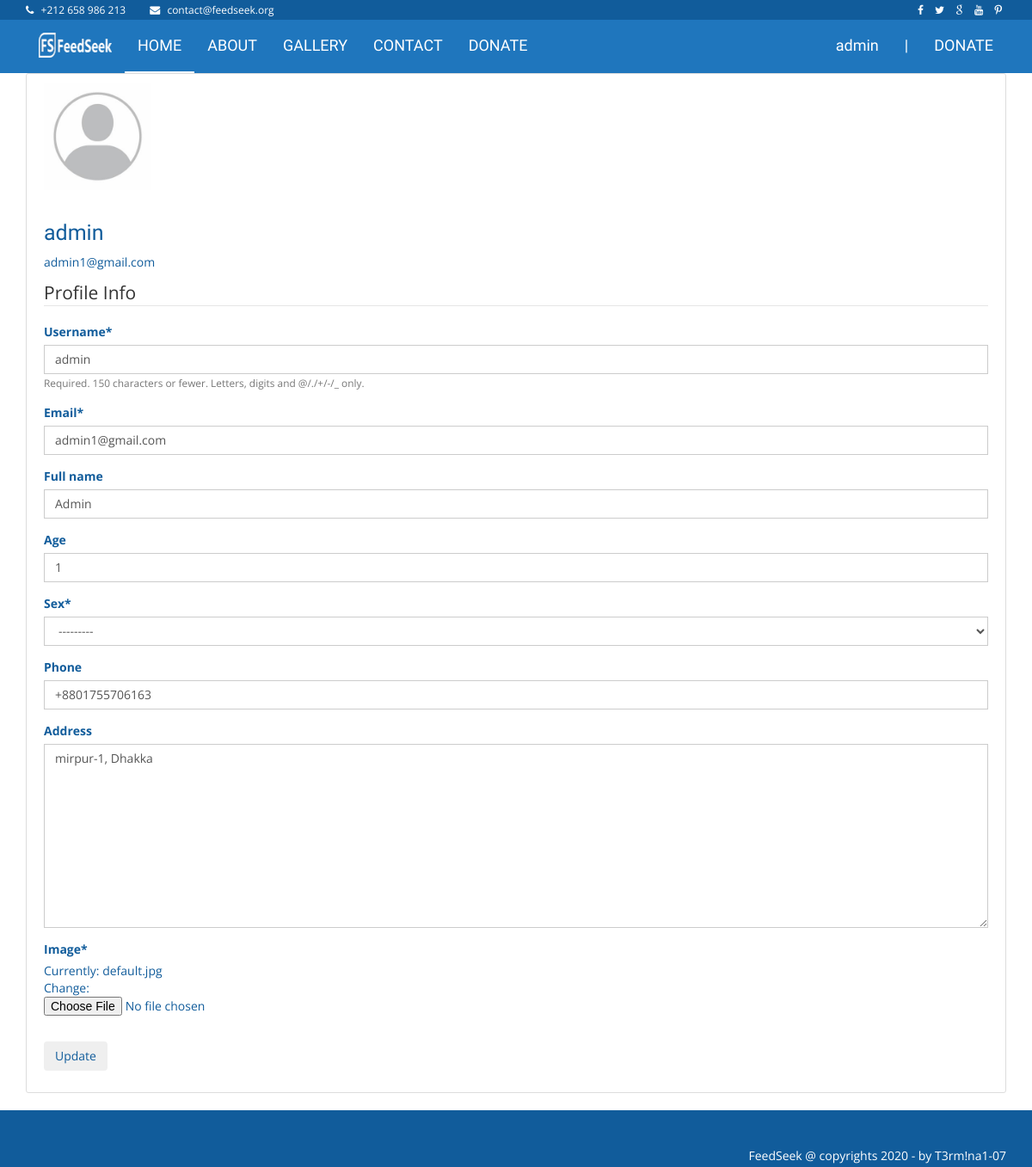
Page /profile_update/ (signed in) on the committed database.
### users/models.py (models this page shows, shortened)
class Profile(models.Model):
    SEX_CHOICES = (
        ('Female', 'Female',),
        ('Male', 'Male',),
        ('Unsure', 'Unsure',),
    )
    user = models.OneToOneField(User, on_delete=models.CASCADE)
    image = models.ImageField(default='default.jpg', upload_to='profile_pics')
    full_name = models.CharField(max_length=150, blank=True)
    age = models.IntegerField(null=True,blank=True)
    sex = models.CharField(max_length=6,choices=SEX_CHOICES)
    phone = PhoneNumberField(blank=True)
    address = models.TextField(max_length=30, blank=True)

### users/views.py (the view)
# urls.py: path('profile', user_views.profileView, name='profile'),
@login_required
def profile(request):
    if request.method == 'POST':
        u_form = UserUpdateForm(request.POST, instance=request.user)
        p_form = ProfileUpdateForm(request.POST,
                                   request.FILES,
                                   instance=request.user.profile)
        if u_form.is_valid() and p_form.is_valid():
            u_form.save()
            p_form.save()
            messages.success(request, f'Your account has been updated!')
            return redirect('profile')
    else:
        u_form = UserUpdateForm(instance=request.user)
        p_form = ProfileUpdateForm(instance=request.user.profile)
    context = {
        'u_form': u_form,
        'p_form': p_form
    }
    return render(request, 'users/profile_update.html', context)

### users/forms.py
class UserUpdateForm(forms.ModelForm):
    email = forms.EmailField()
    class Meta:
        model = User
        fields = ['username', 'email']

class ProfileUpdateForm(forms.ModelForm):
    phone = PhoneNumberField()
    class Meta:
        model = Profile
        fields = ['full_name', 'age','sex','phone','address', 'image' ]

### users/templates/users/profile_update.html (shortened to what this page needs)
{% extends "pages/base.html" %}
{% load crispy_forms_tags %}
{% block content %}
<div class="content-section">
  <div class="media">
    <img class="rounded-circle account-img" alt="100x100" src="{{ user.profile.image.url }}">
    <div class="media-body">
      <h2 class="account-heading">{{ user.username }}</h2>
      <p class="text-secondary">{{ user.email }}</p>
    </div>
  </div>
  <form method="POST" enctype="multipart/form-data">
    <fieldset class="form-group">
      <legend class="border-bottom mb-4">Profile Info</legend>
      {{ u_form|crispy }}
      {{ p_form|crispy }}
    </fieldset>
    <div class="form-group">
      <button class="btn btn-outline-info" type="submit">Update</button>
    </div>
  </form>
</div>
{% endblock content %}

### pages/templates/pages/base.html (shortened to what this page needs)
{% load static %}
<!DOCTYPE html>
<html class="no-js">
<head>
    <link rel="stylesheet" href="{% static 'website/css/bootstrap.min.css'%}">
    <link rel="stylesheet" href="{% static 'website/css/font-awesome.min.css'%}">
    <link rel="stylesheet" href="{% static 'website/css/prettyPhoto.css'%}">
    <link rel="stylesheet" href="{% static 'website/css/owl.carousel.css'%}">
    <link rel="stylesheet" href="{% static 'website/css/style.css'%}">
    <link rel="stylesheet" href="{% static 'users/main.css'%}">
</head>
<body>
    <header class="main-header">
        <nav class="navbar navbar-static-top">
            <div class="navbar-top">
                <div class="container">
                    <div class="row">
                        <div class="col-sm-6 col-xs-12">
                            <ul class="list-unstyled list-inline header-contact">
                                <li> <i class="fa fa-phone"></i> <a href="tel:">+212 658 986 213 </a> </li>
                                <li> <i class="fa fa-envelope"></i> <a
                                        href="mailto:contact@feedseek.org">contact@feedseek.org</a> </li>
                            </ul>
                        </div>
                        <div class="col-sm-6 col-xs-12 text-right">
                            <ul class="list-unstyled list-inline header-social">
                                <li> <a href="#"> <i class="fa fa-facebook"></i> </a> </li>
                                <li> <a href="#"> <i class="fa fa-twitter"></i> </a> </li>
                                <li> <a href="#"> <i class="fa fa-google"></i> </a> </li>
                                <li> <a href="#"> <i class="fa fa-youtube"></i> </a> </li>
                                <li> <a href="#"> <i class="fa fa fa-pinterest-p"></i> </a> </li>
                            </ul>
                        </div>
                    </div>
                </div>
            </div>
            <div class="navbar-main">
                <div class="container">
                    <div class="navbar-header">
                        <a class="navbar-brand" href="{% url 'index'%}"><img
                                src="{% static 'website/images/Flogo.png'%}" alt=""></a>
                    </div>
                    <div id="navbar" class="navbar-collapse collapse pull-left">
                        <ul class="nav navbar-nav">
                            {% if user.is_authenticated %}
                            <li><a class="is-active" href="{% url 'home'%}">HOME</a></li>
                            <li><a href="{% url 'about'%}">ABOUT</a></li>
                            <li><a href="{% url 'gallery'%}">GALLERY</a></li>
                            <li><a href="{% url 'contact'%}">CONTACT</a></li>
                            <li><a href="{% url 'post-create' %}">DONATE</a></li>
                            {% else %}
                            <li><a class="is-active" href="{% url 'index'%}">HOME</a></li>
                            <li><a href="{% url 'about'%}">ABOUT</a></li>
                            <li><a href="{% url 'gallery'%}">GALLERY</a></li>
                            <li><a href="{% url 'contact'%}">CONTACT</a></li>
                            <li><a href="{% url 'post-create' %}">DONATE</a></li>
                            {% endif %}
                        </ul>
                    </div>
                    <div id="navbar" class="navbar-collapse collapse pull-right">
                        <ul class="nav navbar-nav">
                            {% if user.is_authenticated %}
                            <li class="has-child"><a href="#">
                            {{ user.username }}</a>
                            </li>
                            <li><a class="navbar-brand">|</a></li>
                            <li><a href="{% url 'post-create' %}">DONATE</a></li>
                            {% else %}</li>
                            <li><a href="{% url 'login' %}">LOG IN</a></li>
                            <li><a class="navbar-brand">|</a></li>
                            <li><a href="{% url 'register' %}">SIGN UP</a></li>
                            {% endif %}
                        </ul>
                    </div>
                </div>
            </div>
        </nav>
    </header>
    <div class="container">
        <div class="col-md-8">
        </div>
        {% block content %}{% endblock %}
    </div>
    <footer class="main-footer">
        <div class="footer-top">
        </div>
        <div class="footer-bottom">
            <div class="container text-right">
                FeedSeek @ copyrights 2020 - by <a href="#" target="_blank">T3rm!na1-07</a>
            </div>
        </div>
    </footer>
</body>
</html>

### static/website/css/style.css (style rules this page uses)
body { font-family: "Open sans", sans-serif; color: #115c9b; }
h1, h2, h3, h4 { font-family: "Dosis", sans-serif; }
a { color: inherit; }
.navbar-static-top { margin: 0; border: 0; color: #fff; }
.navbar-top { background: #115c9b; font-size: 12px; padding: 3px 0; }
.navbar-top .list-inline { margin-bottom: 0; }
.navbar-top .header-contact li { margin-right: 15px; }
.navbar-top .header-contact li .fa { margin-right: 5px; }
.navbar-main { margin-bottom: 0; color: #fff; background: #1f76bd; }
.navbar-main .navbar-brand { border-bottom: none !important; }
.navbar-main a:hover, .navbar-main a:active, .navbar-main a:focus, .navbar-main a.is-active { background: none !important; color: inherit; border-bottom: 2px solid #fff; }
.navbar-main li a { font-family: "Dosis", sans-serif; font-size: 18px; padding: 20px 15px; border-bottom: 2px solid transparent; }
.footer-top { background: #115c9b; height: 40px; }
.main-footer { background: #1f76bd; color: #fff; }
.footer-bottom { background: #115c9b; padding: 3px; }
.form-control { border-radius: 0; box-shadow: none; }

### static/users/main.css (style rules this page uses)
.content-section { background: #ffffff; padding: 10px 20px; border: 1px solid #dddddd; border-radius: 3px; margin-bottom: 20px; }
.account-img { height: 125px; width: 125px; margin-right: 20px; margin-bottom: 16px; }
.account-heading { font-size: 2.5rem; }

### rows in the picture
Profile: full_name "Admin", age "1", sex "---------", phone "+8801755706163", address "mirpur-1, Dhakka"

### other values in the picture
{{ user.username }} "admin"
{{ user.email }} "admin1@gmail.com"
